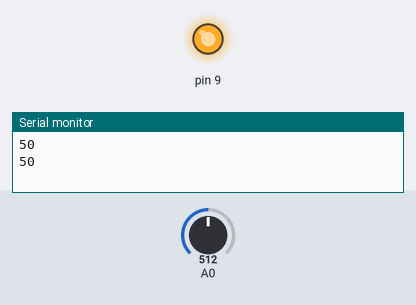
Simulated run of this sketch. Board: Arduino Uno, built with avr-gcc and run on an emulated ATmega328P. Parts: output pins drawn as LEDs (lit = HIGH), the last lines printed to the serial monitor. The inputs (shaded band) are chosen by the test bench; at power-on: A0 = 512.

Above: at 1.8 s.
1.9 s: A0 set to 427
3.4 s: A0 set to 406
At 4.8 s:
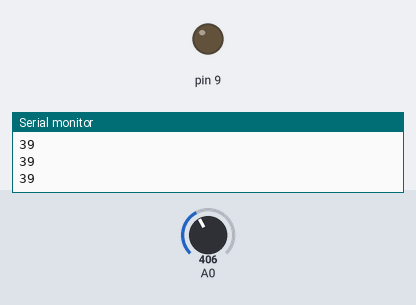
5.5 s: A0 set to 511
At 6.1 s:
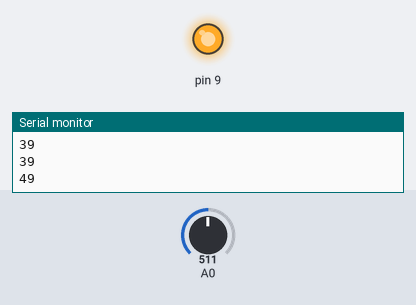
7.0 s: A0 set to 306
At 8.9 s:
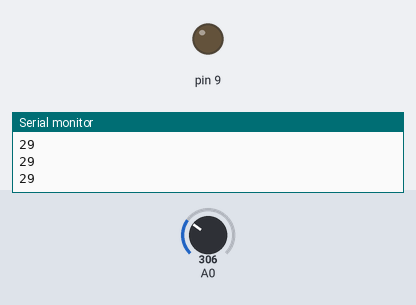
Timing chart, 0 to 10.0 s (numbered marks = the images above; inputs shaded):
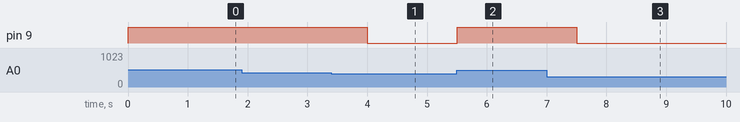

Measured:
- the behaviour switches between 420 and 419 on A0 (found by bisection; images 0 and 1)
- after the input at 3.4 s, pin 9: HIGH → LOW after 0.60 s
- after the input at 5.5 s, pin 9: LOW → HIGH at once
- after the input at 7.0 s, pin 9: HIGH → LOW after 0.51 s

The sketch:

Gas_Sensor.ino
```cpp
void setup() {
  // put your setup code here, to run once:

  Serial.begin(9600);
  pinMode(9, OUTPUT);
  pinMode(A0, INPUT);

}

void loop() {
  // put your main code here, to run repeatedly:

  int Gas = analogRead(A0);
  int Percent = map(Gas, 0, 1023, 0, 100);

  Serial.println(Percent);

  if(Percent>40){
    digitalWrite(9, HIGH);
    delay(1000);
  }

  else{
    digitalWrite(9, LOW);
  }

}
```
